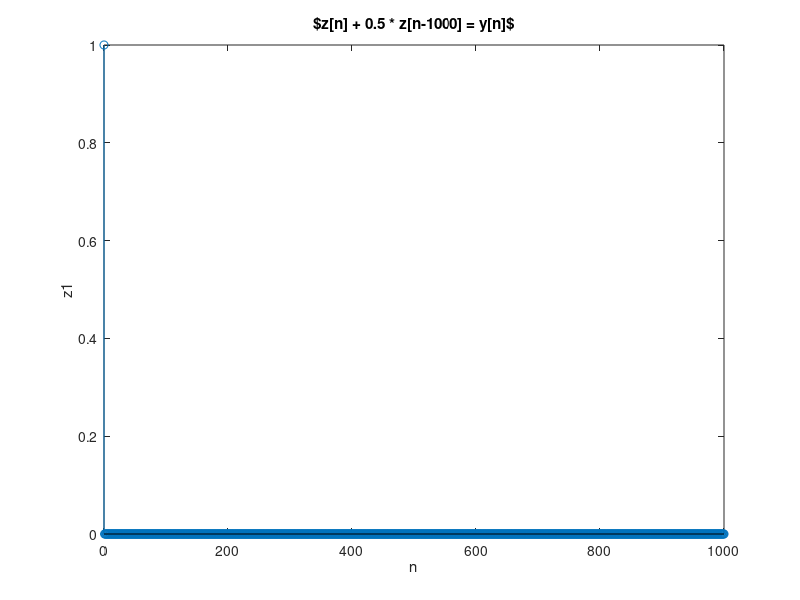

Write MATLAB code to recreate this figure.
n = 0:1000;
x = [1 zeros(1, 1000)];
a1 = 1;
b1 = [1 zeros(1, 999) 0.5];
y1 = filter(b1, a1, x);

a2 = [1 zeros(1, 999) 0.5];
b2 = 1;
z1 = filter(b2, a2, y1);

stem(n, z1);
xlabel('n');
ylabel('z1');
title('$z[n] + 0.5 * z[n-1000] = y[n]$');
